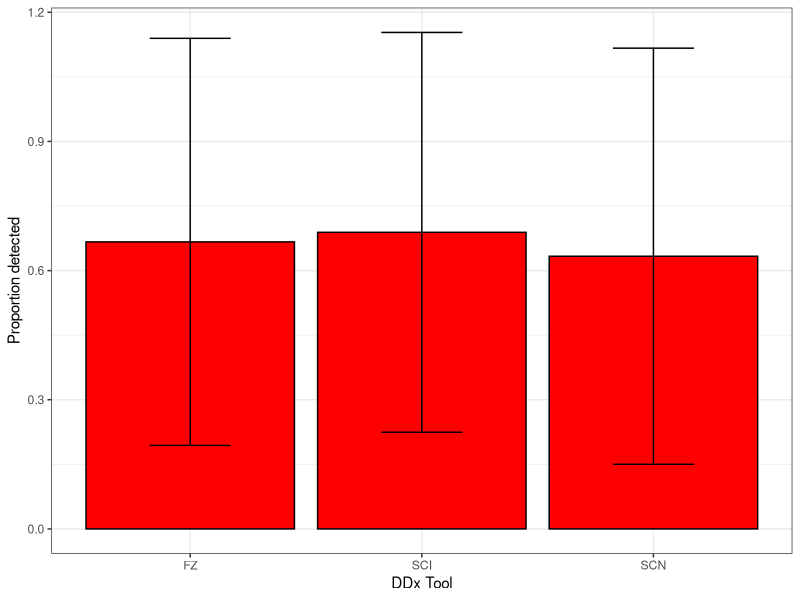
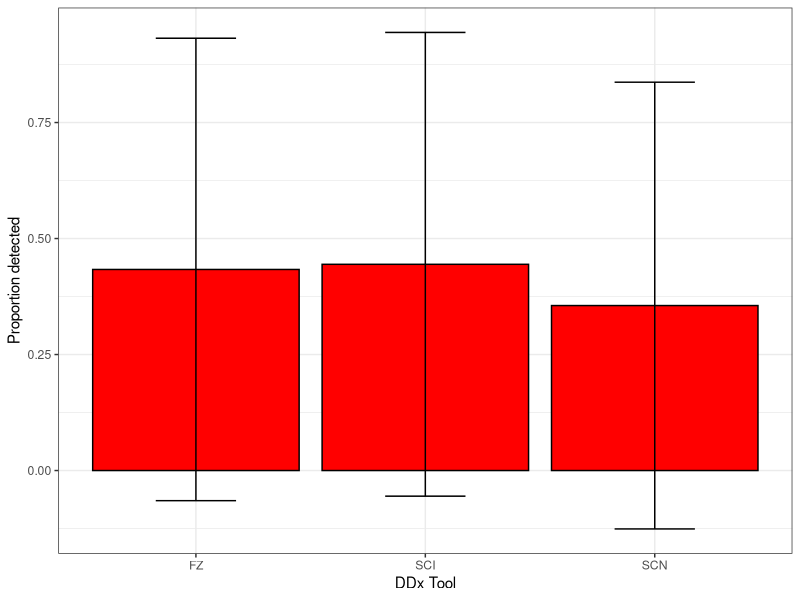
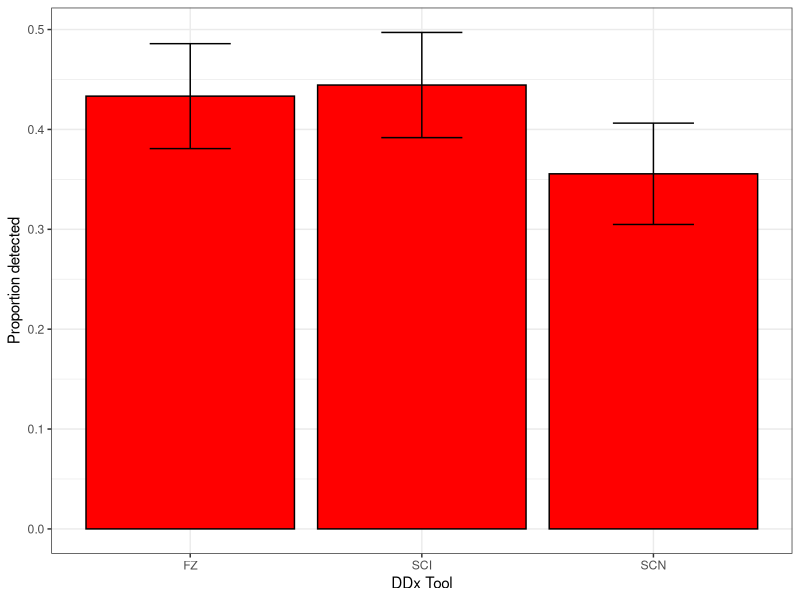
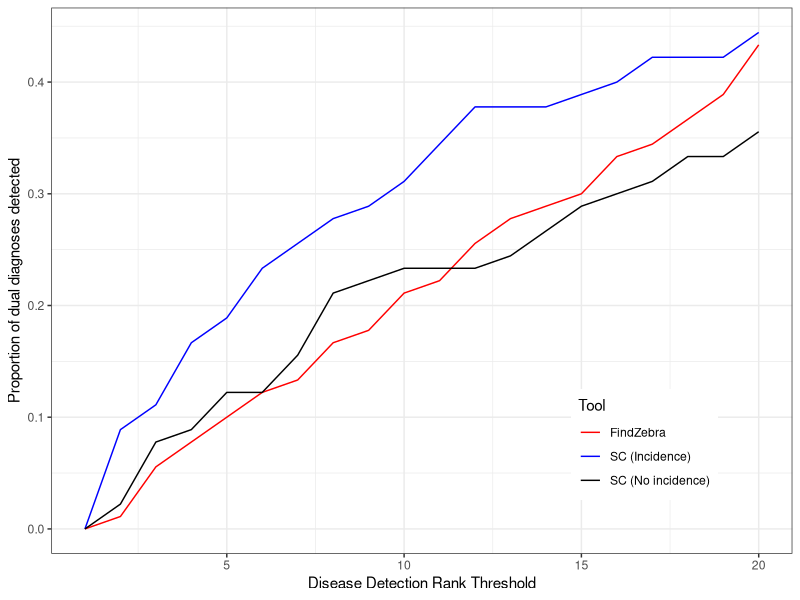
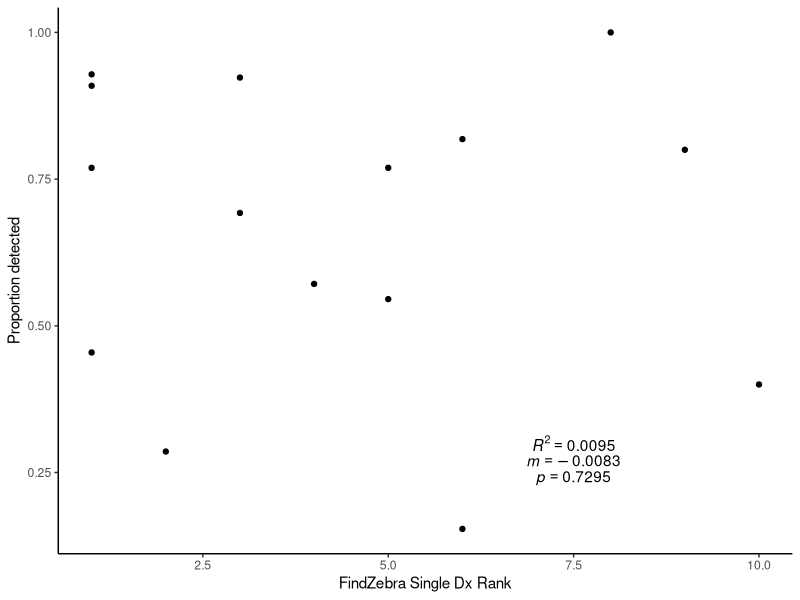
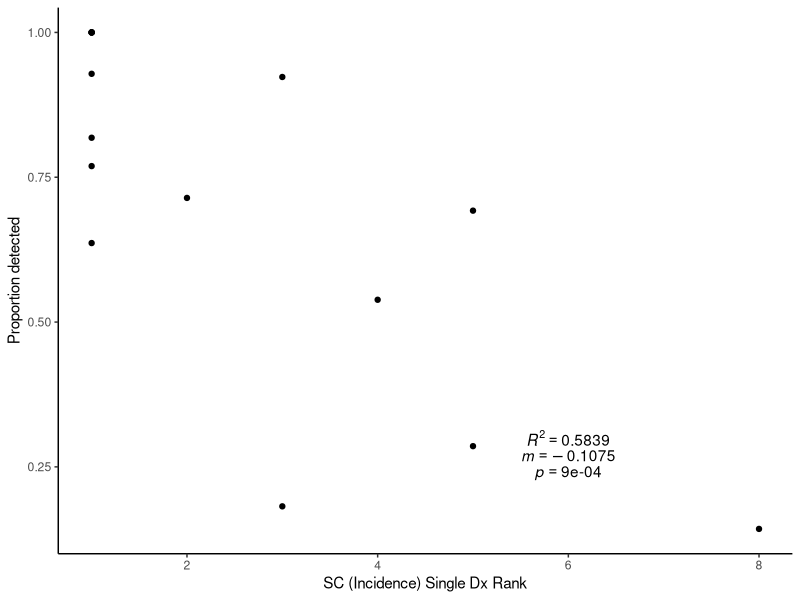
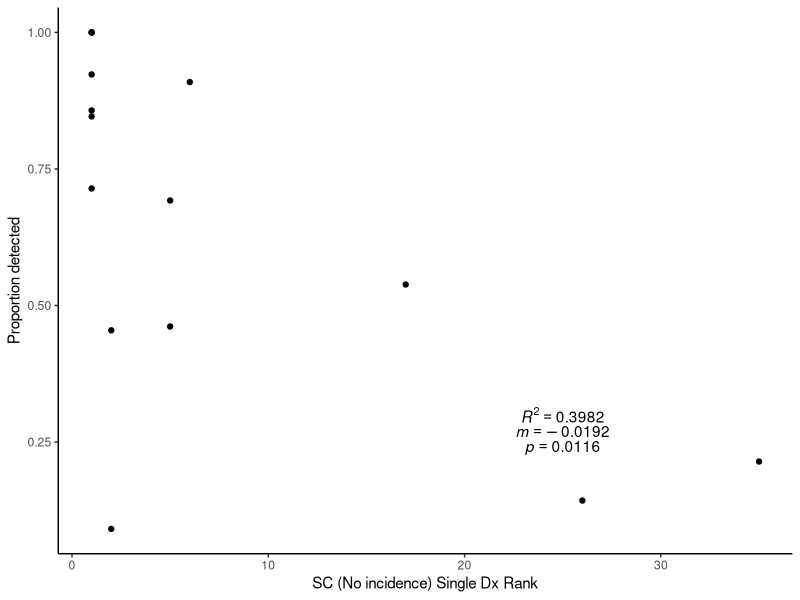
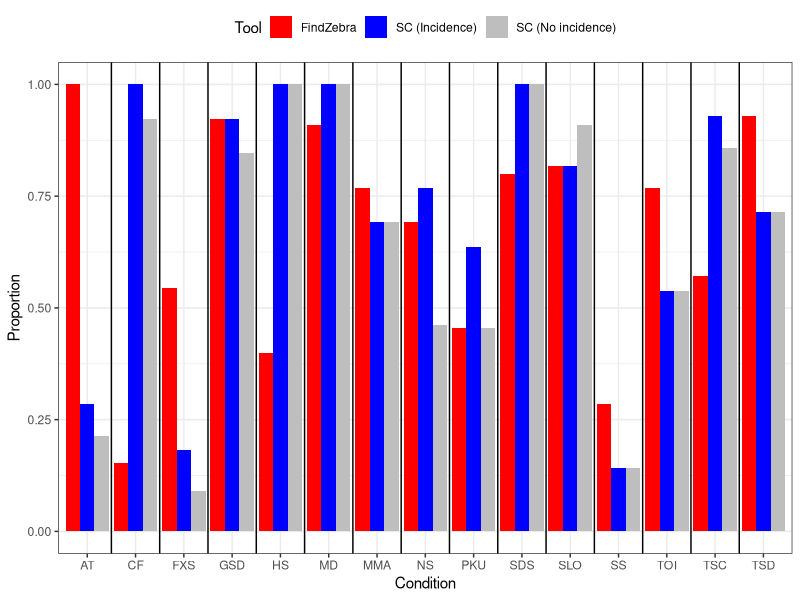

Recreate these plots in R, in order.
# get required packages
.libPaths("C:/Users/wadhwar/Documents/R/win-library/3.4")
library(ggplot2)
library(tidyr)
library(dplyr)

# function to calculate se
se <- function(vec) {
  return(sd(vec)/sqrt(length(vec)))
}

# rounds to four digits and returns as character
cust.round <- function(num, numdig = 4) {
  as.character(round(num, digits = numdig))
}

# read in data
dataset <- read.csv("Results.csv",
                    header = TRUE,
                    na.strings = c("NA",""),
                    colClasses = c(rep("character", 3),
                                   rep("integer", 6)))

# if folder doesn't exist, make it
if (!file.exists("Figs")) {
  dir.create("Figs")
}

#####SINGLE THRESHOLD#####
# combine ranks for both diagnoses into one
fz <- c(dataset$FZC1, dataset$FZC2)
sci<- c(dataset$SCC1I, dataset$SCC2I)
scn<- c(dataset$SCC1W, dataset$SCC2W)

# convert ranks to boolean for proportion testing
# see how good each tool is overall
fz <- fz <= 20
sci<- sci<= 20
scn<- scn<= 20

# store means and sd into data frame for bar chart
df.props <- data.frame(Condition = c("FZ", "SCI", "SCN"),
                       Mean = c(mean(fz),
                                mean(sci),
                                mean(scn)),
                       SD = c(sd(fz),
                              sd(sci),
                              sd(scn)))

# plot as bar
ggplot(data = df.props, aes(x = Condition, y = Mean, color = I("black"))) +
  geom_bar(stat = "identity", fill = "red") +
  theme_bw() +
  geom_errorbar(aes(ymin = Mean - SD, ymax = Mean + SD),
                width = 0.35) +
  ylab("Proportion detected") +
  xlab("DDx Tool")
ggsave("Figs/BarplotSingle.png", width = 6, height = 6)

# check how good a tool is at detecting both in a pair
fz <- (dataset$FZC1 <= 20 & dataset$FZC2 <= 20)
sci<- (dataset$SCC1I<= 20 & dataset$SCC2I<= 20)
scn<- (dataset$SCC1W<= 20 & dataset$SCC2W<= 20)

# store means and sd into data frame for bar chart
df.props <- data.frame(Condition = c("FZ", "SCI", "SCN"),
                       Mean = c(mean(fz),
                                mean(sci),
                                mean(scn)),
                       SD = c(sd(fz),
                              sd(sci),
                              sd(scn)),
                       SE = c(se(fz),
                              se(sci),
                              se(scn)))

# plot as bar
ggplot(data = df.props, aes(x = Condition, y = Mean, color = I("black"))) +
  geom_bar(stat = "identity", fill = "red") +
  theme_bw() +
  geom_errorbar(aes(ymin = Mean - SD, ymax = Mean + SD),
                width = 0.35) +
  ylab("Proportion detected") +
  xlab("DDx Tool")
ggsave("Figs/BarplotPairSD.png", width = 6, height = 6)

ggplot(data = df.props, aes(x = Condition, y = Mean, color = I("black"))) +
  geom_bar(stat = "identity", fill = "red") +
  theme_bw() +
  geom_errorbar(aes(ymin = Mean - SE, ymax = Mean + SE),
                width = 0.35) +
  ylab("Proportion detected") +
  xlab("DDx Tool")
ggsave("Figs/BarplotPairSE.png", width = 6, height = 6)

#####VARYING THRESHOLD#####
# see how good each tool is at detecting both in a pair based on varying
# threshold of what counts as detection (less than what rank)
vals <- 1:20
fz <- numeric(length(vals))
sci<- numeric(length(vals))
scn<- numeric(length(vals))
counter <- 1
for (i in vals) {
  # get vectors for current threshold
  temp.fz <- (dataset$FZC1 <= i & dataset$FZC2 <= i)
  temp.sci<- (dataset$SCC1I<= i & dataset$SCC2I<= i)
  temp.scn<- (dataset$SCC1W<= i & dataset$SCC2W<= i)
  
  # store mean of each column
  fz[counter] <- mean(temp.fz)
  sci[counter]<- mean(temp.sci)
  scn[counter]<- mean(temp.scn)
  
  # update loop counter
  counter <- counter + 1
}

# store values into data frame and reshape
df.thresh <- data.frame(Threshold = vals,
                        FZ   = fz,
                        SCI  = sci,
                        SCN  = scn)
df.thresh <- df.thresh %>%
  gather("Tool", "Prop.Detect", 2:4)

# plot as line plot
ggplot(df.thresh, aes(x = Threshold, y = Prop.Detect, colour = Tool)) +
  geom_line() +
  ylab(label = "Proportion of dual diagnoses detected") +
  xlab("Disease Detection Rank Threshold") +
  theme_bw() +
  theme(legend.position = c(0.8, 0.2)) +
  scale_colour_manual(values = c("red", "blue", "black"),
                      label = c("FindZebra",
                                "SC (Incidence)",
                                "SC (No incidence)"))
ggsave("Figs/VaryThreshold.png", width = 6, height = 6)


#####EFFECT OF SINGLE DDX#####
# list of conditions
single.ddx <- data.frame(conds = c("TSD", "SLO", "MMA", "GSD", "PKU", "FXS", "AT", "CF", "TOI", "MD", "NS", "SS", "HS", "SDS", "TSC"),
                         fz = c(1, 6, 5, 3, 1, 5, 8, 6, 1, 1, 3, 2, 10, 9, 4),
                         sci= c(2, 1, 5, 3, 1, 3, 5, 1, 4, 1, 1, 8, 1, 1, 1),
                         scn= c(1, 6, 5, 1, 2, 2, 35, 1, 17, 1, 5, 26, 1, 1, 1))

# function to detect what proportion of the time this disease was detected by given tool
prop.detected <- function(condition, tool, rank.thresh) {
  # only choose columns important for tool of interest
  if (tool == "FZ") {
    interest <- select(dataset, "Condition.1", "Condition.2", "FZC1", "FZC2")
  } else if (tool == "SCI") {
    interest <- select(dataset, "Condition.1", "Condition.2", "SCC1I", "SCC2I")
  } else if (tool == "SCN") {
    interest <- select(dataset, "Condition.1", "Condition.2", "SCC1W", "SCC2W")
  } else {
    stop(paste("ERROR: tool name -", tool, "- not recognized."))
  }
  
  # only choose rows important for condition of interest
  interest <- interest[(interest$Condition.1 == condition) | (interest$Condition.2 == condition), ]
  names(interest) <- c("C1", "C2", "D1", "D2")
  
  # count number of times detection met threshold
  total <- nrow(interest)
  count <- 0
  for (i in 1:nrow(interest)) {
    if (interest$C1[i] == condition && interest$D1[i] <= rank.thresh ||
        interest$C2[i] == condition && interest$D2[i] <= rank.thresh) {
      count <- count + 1
    }
  }
  
  # return proportion
  return(count / total)
}

# make data frame containing proportion detection results
df.prop.det <- data.frame(Condition = single.ddx$conds,
                          FZ.Single = single.ddx$fz,
                          FZ  = vapply(X = single.ddx$conds,
                                             FUN=function(x) prop.detected(x, "FZ", 20),
                                             FUN.VALUE = numeric(1)),
                          SCI.Single= single.ddx$sci,
                          SCI = vapply(X = single.ddx$conds,
                                             FUN=function(x) prop.detected(x, "SCI", 20),
                                             FUN.VALUE = numeric(1)),
                          SCN.Single= single.ddx$scn,
                          SCN = vapply(X = single.ddx$conds,
                                             FUN=function(x) prop.detected(x, "SCN", 20),
                                             FUN.VALUE = numeric(1)))

# plot coordinates to see if single ddx rank affects dual ddx rank
common <- ggplot(df.prop.det) +
  theme_classic() +
  ylab("Proportion detected")

# FindZebra
fz.model <- lm(FZ ~ FZ.Single, data = df.prop.det)
common +
  geom_point(aes(x = FZ.Single, y = FZ)) +
  xlab("FindZebra Single Dx Rank") +
  annotate("text", x = 7.5, y = 0.3,
           label = paste("italic(R) ^ 2 ==",
                         cust.round(cor(df.prop.det$FZ.Single, df.prop.det$FZ) ^ 2, 4)),
           parse = TRUE) +
  annotate("text", x = 7.5, y = 0.27,
           label = paste("italic(m) ==",
                         cust.round(fz.model$coefficients[2])),
           parse = TRUE) +
  annotate("text", x = 7.5, y = 0.24,
           label = paste("italic(p) ==",
                         cust.round(summary(fz.model)$coefficients[2, 4])),
           parse = TRUE)
ggsave("Figs/SingleDual-FZ.png", width = 6, height = 6)

# SC (Incidence)
sci.model <- lm(SCI ~ SCI.Single, data = df.prop.det)
common +
  geom_point(aes(x = SCI.Single, y = SCI)) +
  xlab("SC (Incidence) Single Dx Rank") +
  annotate("text", x = 6, y = 0.3,
           label = paste("italic(R) ^ 2 ==",
                         cust.round(cor(df.prop.det$SCI.Single, df.prop.det$SCI) ^ 2, 4)),
           parse = TRUE) +
  annotate("text", x = 6, y = 0.27,
           label = paste("italic(m) ==",
                         cust.round(sci.model$coefficients[2])),
           parse = TRUE) +
  annotate("text", x = 6, y = 0.24,
           label = paste("italic(p) ==",
                         cust.round(summary(sci.model)$coefficients[2, 4])),
           parse = TRUE)
ggsave("Figs/SingleDual-SCI.png", width = 6, height = 6)

# SC (No incidence)
scn.model <- lm(SCN ~ SCN.Single, data = df.prop.det)
common +
  geom_point(aes(x = SCN.Single, y = SCN)) +
  xlab("SC (No incidence) Single Dx Rank") +
  annotate("text", x = 25, y = 0.3,
           label = paste("italic(R) ^ 2 ==",
                         cust.round(cor(df.prop.det$SCN.Single, df.prop.det$SCN) ^ 2, 4)),
           parse = TRUE) +
  annotate("text", x = 25, y = 0.27,
           label = paste("italic(m) ==",
                         cust.round(scn.model$coefficients[2])),
           parse = TRUE) +
  annotate("text", x = 25, y = 0.24,
           label = paste("italic(p) ==",
                         cust.round(summary(scn.model)$coefficients[2, 4])),
           parse = TRUE)
ggsave("Figs/SingleDual-SCN.png", width = 6, height = 6)

# reshape for dodge bar plot
df.bias <- df.prop.det %>%
  select(seq(1, 7, by = 2)) %>%
  gather("Tool", "Proportion", 2:4)

ggplot(df.bias, aes(x = Condition, y = Proportion, fill = Tool)) +
  geom_bar(stat = "identity", position = "dodge") +
  scale_fill_manual(values = c("red", "blue", "gray"),
                    label = c("FindZebra", "SC (Incidence)", "SC (No incidence)")) +
  theme_bw() +
  theme(legend.position = "top") +
  geom_vline(xintercept = seq(1.5, by = 1, length = length(single.ddx$conds) - 1))
ggsave("Figs/CondBias.png", width = 6, height = 3)
